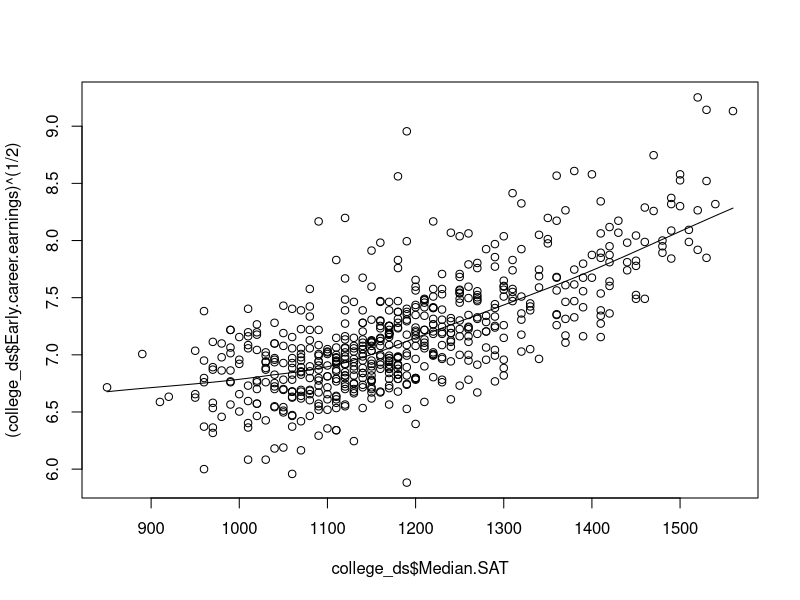
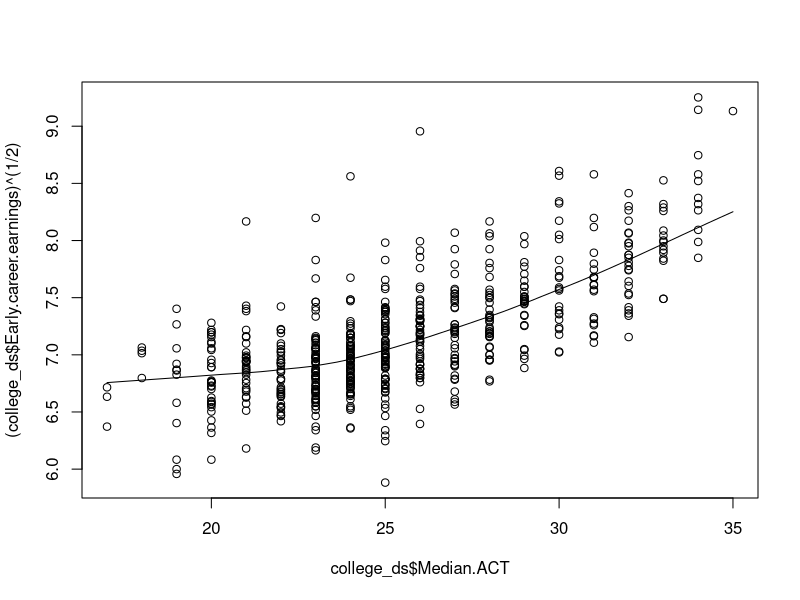
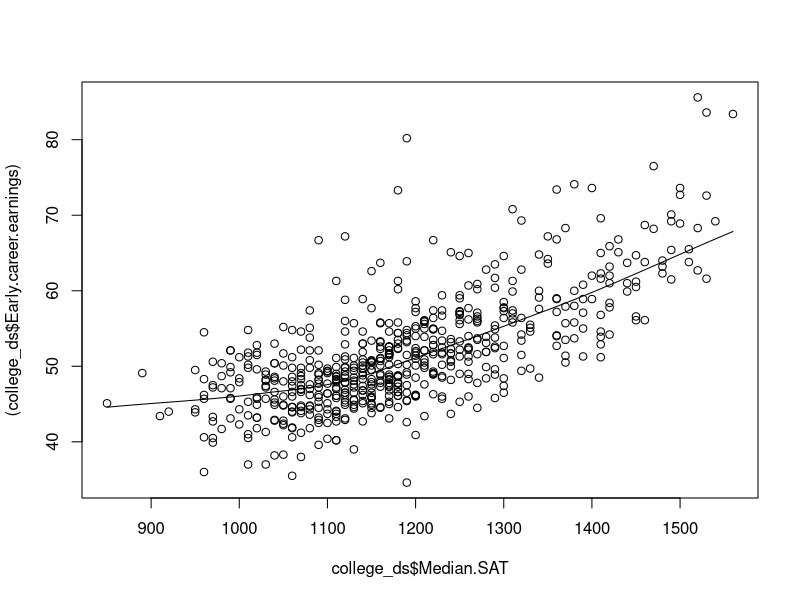
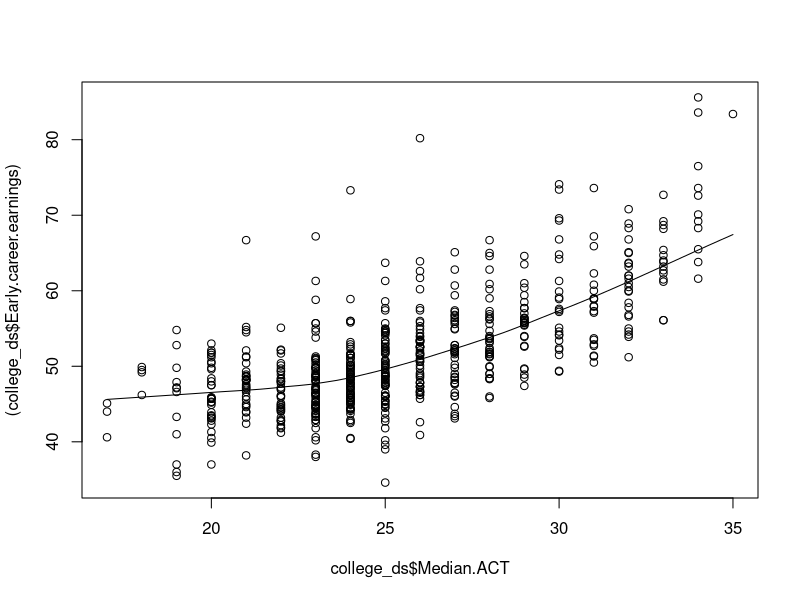
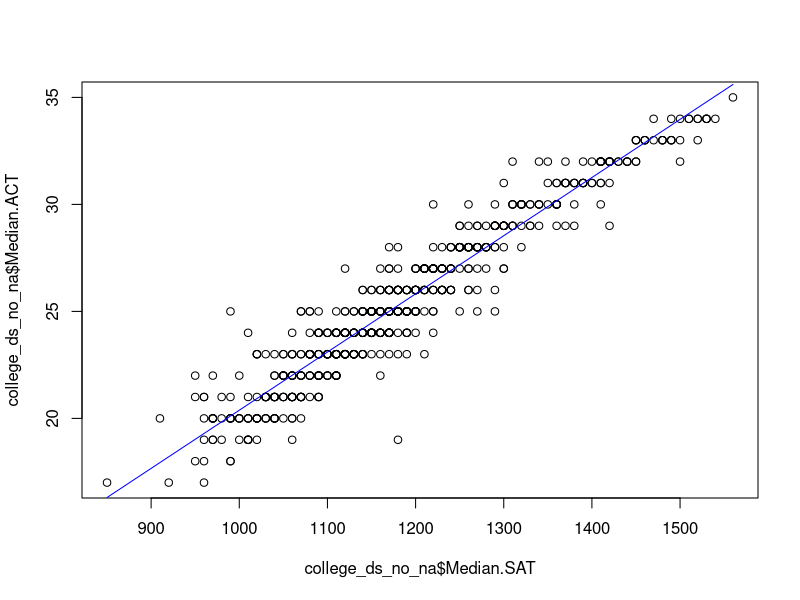
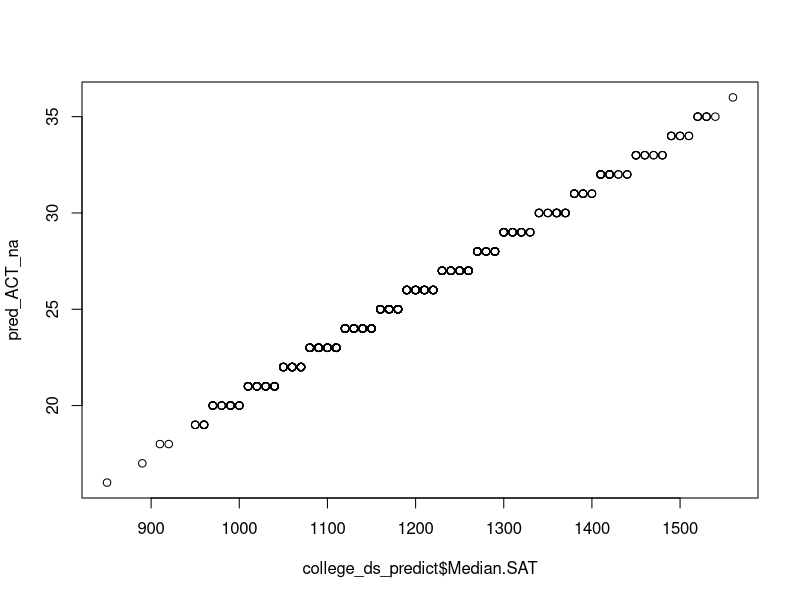
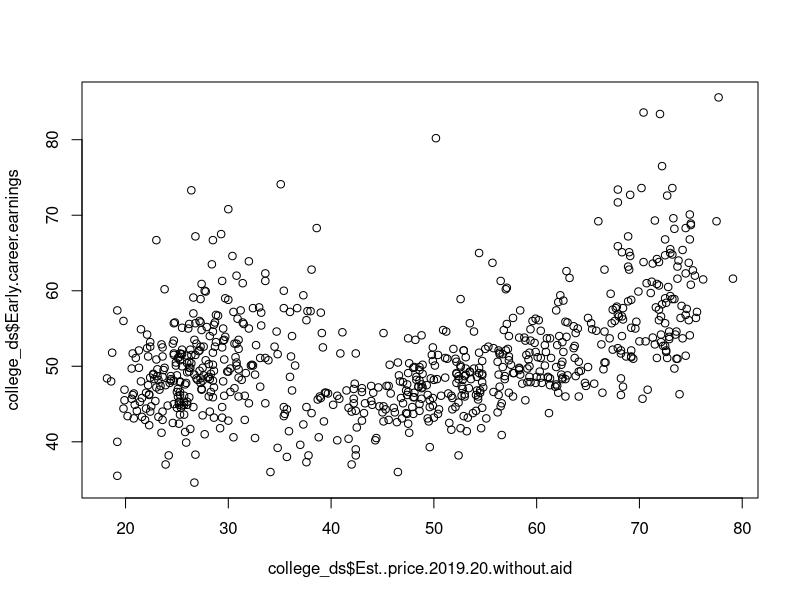
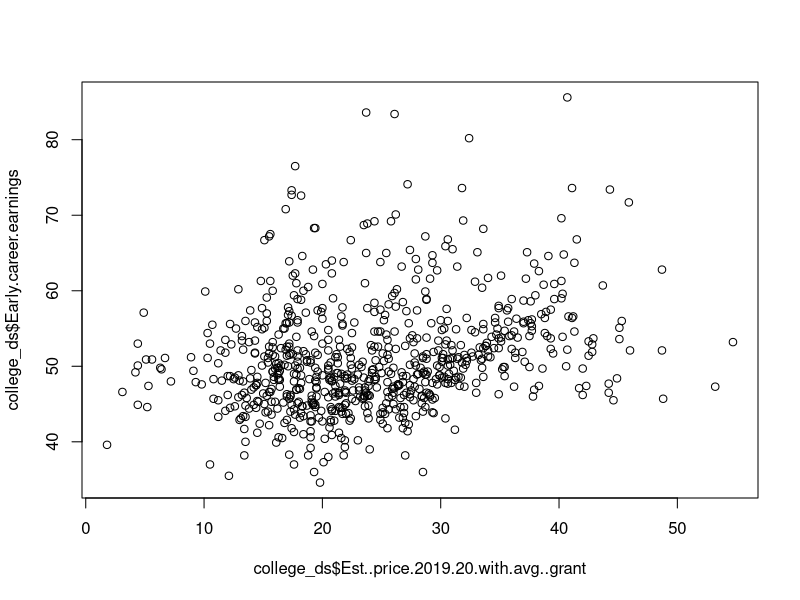

Recreate these plots in R, in order.
## ---- chunk 1
knitr::opts_chunk$set(echo = TRUE)

# This file is a sandbox. It should contain explorations with the dataset, along with useful comments for each exploration.

# It is important that each sanbox section should be documented of its purpose and methods, and should not spam the whole document (use filter, head, tail, etc.).

# The dataset of info on colleges listed
(college_ds = read.csv("data/project_data_.csv"))

# Creating blocks with include=FALSE can make space to leave comments per section, like this one.
## ---- chunk 2
# See the dataset of the best and worst 10 rankings of colleges
head(college_ds, 10)
tail(college_ds, 10)

# Plot the dataset of median SAT and median ACT per college into the reported early career earnings in that college.
# SAT score has a much higher range than ACT, so the graph looks more "continuous"
scatter.smooth(college_ds$Median.SAT, (college_ds$Early.career.earnings)^(1/2))
# ACT score has less range, so the graph looks "discrete"
scatter.smooth(college_ds$Median.ACT, (college_ds$Early.career.earnings)^(1/2))

scatter.smooth(college_ds$Median.SAT, (college_ds$Early.career.earnings))
scatter.smooth(college_ds$Median.ACT, (college_ds$Early.career.earnings))
## ---- chunk 3
# Get rows that have no NA, or only one of SAT, ACT is NA. Omit if both is NA.
college_ds_predict = subset(college_ds, !is.na(Median.SAT) | !is.na(Median.ACT))
# college_ds_no_na = subset(college_ds, !(is.na(Median.SAT) & is.na(Median.ACT)))
# Omit the row where ANY column of (SAT, ACT) is NA.
college_ds_no_na = subset(college_ds, !is.na(Median.SAT) & !is.na(Median.ACT))
corr_c_ds_act = cor(college_ds_no_na$Median.ACT, college_ds_no_na$Early.career.earnings)
corr_c_ds_sat = cor(college_ds_no_na$Median.SAT, college_ds_no_na$Early.career.earnings)
## ---- chunk 4
plot(college_ds_no_na$Median.SAT, college_ds_no_na$Median.ACT)
ACT_bounds = c(1, 36)
clamp <- function(x, bounds) {
  pmax(pmin(x, bounds[2]), bounds[1])
}
predict_ACT_lm = lm(Median.ACT ~ Median.SAT, data = college_ds_no_na)

# <not necessary>
act_pred = clamp(predict(predict_ACT_lm),ACT_bounds)
par(new = TRUE)
# Plot prediction on the trained dataset
points(college_ds_no_na$Median.SAT, act_pred, type = "l", col = "blue")
# </not necessary>
## ---- chunk 5
# Plot ACT prediction from SAT from dataset with NAs
pred_ACT_na = clamp(round(predict(predict_ACT_lm, newdata = college_ds_predict)), ACT_bounds)
plot(college_ds_predict$Median.SAT, pred_ACT_na)
names(pred_ACT_na) <- NULL

# Intersection, but only take values that are NA in college_ds_predict
# How many NA?
sum(is.na(college_ds_predict$Median.ACT))
college_ds_predict$MedACT_pred = pred_ACT_na
college_ds_predict<- within(college_ds_predict, Median.ACT[is.na(Median.ACT)] <- MedACT_pred[is.na(Median.ACT)])
college_ds_predict$MedACT_pred <- NULL
# How many NA?
sum(is.na(college_ds_predict$Median.ACT))
## ---- chunk 6
# Predict SAT based on ACT
predict_SAT_lm = lm(Median.SAT ~ Median.ACT, data = college_ds_no_na)
# Use the trained model to predict the datsset with NA
SAT_bounds = c(0,1600)
# predict, round to the nearest tenth, then clamp to the possible score
pred_SAT_na = clamp(round(predict(predict_SAT_lm, newdata= college_ds_predict)/10)*10, SAT_bounds)
college_ds_predict$MedSAT_pred = pred_SAT_na
# Intersection
college_ds_predict<- within(college_ds_predict, Median.SAT[is.na(Median.SAT)] <- MedSAT_pred[is.na(Median.SAT)])
college_ds_predict$MedSAT_pred <- NULL
## ---- chunk 7
plot(college_ds$Est..price.2019.20.without.aid, college_ds$Early.career.earnings)
cor(college_ds$Est..price.2019.20.without.aid, college_ds$Early.career.earnings)
plot(college_ds$Est..price.2019.20.with.avg..grant, college_ds$Early.career.earnings)
cor(college_ds$Est..price.2019.20.with.avg..grant, college_ds$Early.career.earnings)
plot(college_ds$X..of.students.who.get.any.grants, college_ds$Early.career.earnings)
cor(college_ds$X..of.students.who.get.any.grants, college_ds$Early.career.earnings)
## ---- chunk 8
# Assuming price w/ avg grant is price given that the student has any grant minus mean grant in that college
college_ds$Est_grant = college_ds$Est..price.2019.20.without.aid - college_ds$Est..price.2019.20.with.avg..grant

# Est_avg_price = Est_avg_price_no_aid * (1-prob_any_aid) + Est_avg_price_aid * (prob_any_aid)
college_ds$Est_avg_price = college_ds$Est..price.2019.20.with.avg..grant * college_ds$X..of.students.who.get.any.grants +
  college_ds$Est..price.2019.20.without.aid * (1-college_ds$X..of.students.who.get.any.grants)
college_ds_no_na$Est_avg_price = college_ds_no_na$Est..price.2019.20.with.avg..grant * college_ds_no_na$X..of.students.who.get.any.grants +
  college_ds_no_na$Est..price.2019.20.without.aid * (1-college_ds_no_na$X..of.students.who.get.any.grants)
plot(college_ds$Est_grant, college_ds$Early.career.earnings)
cor(college_ds$Est_grant, college_ds$Early.career.earnings)
# 0.4905114 (college_ds$Est_avg_price)
trans_avg_price = (college_ds$Est_avg_price)
# 0.4905114 (log(college_ds$Early.career.earnings))
trans_early_career = (log(college_ds$Early.career.earnings))
scatter.smooth(trans_avg_price, trans_early_career)
cor(trans_avg_price, trans_early_career)

## ---- chunk 9
# ^(1/1,95)
# [1] 0.7101986
# [1] 0.6852481
trans_early_career_earnings = (college_ds_no_na$Early.career.earnings)^(1/2)
x_trans <- function(x) {
  return((x))
}
# SAT score has a much higher range than ACT, so the graph looks more "continuous"
scatter.smooth(x_trans(college_ds_no_na$Median.SAT), trans_early_career_earnings)
# ACT score has less range, so the graph looks "discrete"
scatter.smooth(x_trans(college_ds_no_na$Median.ACT), trans_early_career_earnings)

scatter.smooth(x_trans(college_ds_no_na$Median.SAT), (college_ds_no_na$Early.career.earnings))
scatter.smooth(x_trans(college_ds_no_na$Median.ACT), (college_ds_no_na$Early.career.earnings))

# SAT score has a much higher range than ACT, so the graph looks more "continuous"
cor(x_trans(college_ds_no_na$Median.SAT), trans_early_career_earnings)
# ACT score has less range, so the graph looks "discrete"
cor(x_trans(college_ds_no_na$Median.ACT), trans_early_career_earnings)

cor(x_trans(college_ds_no_na$Median.SAT), (college_ds_no_na$Early.career.earnings))
cor(x_trans(college_ds_no_na$Median.ACT), (college_ds_no_na$Early.career.earnings))

college_ds_no_na$score_ratio = (college_ds_no_na$Median.ACT-min(college_ds_no_na$Median.ACT))/
  (college_ds_no_na$Median.SAT - min(college_ds_no_na$Median.SAT))

scatter.smooth(x_trans(college_ds_no_na$score_ratio), trans_early_career_earnings)
cor(x_trans(college_ds_no_na$score_ratio), trans_early_career_earnings)

scatter.smooth(x_trans(college_ds_no_na$score_ratio), college_ds_no_na$Early.career.earnings)
cor(x_trans(college_ds_no_na$score_ratio), college_ds_no_na$Early.career.earnings)

hist((college_ds$X..of.students.who.get.any.grants)^2.1)
## ---- chunk 10
lg.SAT_ece = lm(college_ds_no_na$Early.career.earnings ~ college_ds_no_na$Median.SAT)
# summary(lg.SAT_ece)
lg.ACT_ece = lm(college_ds_no_na$Early.career.earnings ~ college_ds_no_na$Median.ACT)
# summary(lg.ACT_ece)

plot(college_ds_no_na$Median.SAT, college_ds_no_na$Early.career.earnings, xlab = "Median SAT score", ylab = "Early career earning (* $10^4)")
par(new = FALSE)
pred_sat_ece = predict(lg.SAT_ece)
points(x = college_ds_no_na$Median.SAT, y = pred_sat_ece, type = "l", col = "red", xlab = "Median SAT score", ylab = "Early career earning (* $10^4)")

plot(college_ds_no_na$Median.ACT, college_ds_no_na$Early.career.earnings, xlab = "Median ACT score", ylab = "Early career earning (* $10^4)")
par(new = FALSE)
pred_act_ece = predict(lg.ACT_ece)
points(x = college_ds_no_na$Median.ACT, y = pred_act_ece, type = "l", col = "red", xlab = "Median ACT score", ylab = "Early career earning (* $10^4)")

summary(lg.SAT_ece)
summary(lg.ACT_ece)
lg.SAT_ACT_ece = lm(college_ds_no_na$Early.career.earnings ~ college_ds_no_na$Median.ACT + college_ds_no_na$Median.SAT)
summary(lg.SAT_ACT_ece)
lg.scaled_SAT_ACT_ece = lm(college_ds_no_na$Early.career.earnings ~ (pred_act_ece) + pred_sat_ece)
summary(lg.scaled_SAT_ACT_ece)
plot(college_ds_no_na$Early.career.earnings, resid(lg.scaled_SAT_ACT_ece))
plot(college_ds_no_na$Est_avg_price, resid(lg.scaled_SAT_ACT_ece))
#plot(college_ds_no_na, resid(lg.scaled_SAT_ACT_ece))
## ---- chunk 11
scatter.smooth(college_ds_no_na$Est_avg_price, college_ds_no_na$Median.SAT)
scatter.smooth(college_ds_no_na$Est_avg_price, college_ds_no_na$Median.ACT)
lg.avg_price_SAT = lm(college_ds_no_na$Est_avg_price ~ college_ds_no_na$Median.SAT)
summary(lg.avg_price_SAT)

cor(college_ds_no_na$Est_avg_price, college_ds_no_na$Median.SAT)
cor(college_ds_no_na$Est_avg_price, college_ds_no_na$Median.ACT)

scatter.smooth(college_ds_no_na$Est..price.2019.20.with.avg..grant, college_ds_no_na$Median.SAT)
scatter.smooth(college_ds_no_na$Est..price.2019.20.with.avg..grant, college_ds_no_na$Median.ACT)
cor(college_ds_no_na$Est..price.2019.20.with.avg..grant, college_ds_no_na$Median.SAT)
cor(college_ds_no_na$Est..price.2019.20.with.avg..grant, college_ds_no_na$Median.ACT)


scatter.smooth(college_ds_no_na$Est_avg_price, college_ds_no_na$X..of.students.who.get.any.grants)
cor(college_ds_no_na$Est_avg_price, college_ds_no_na$X..of.students.who.get.any.grants)

# 0.3689321
scatter.smooth(log(college_ds$Est_grant), (college_ds$Early.career.earnings))
cor(log(college_ds$Est_grant), (college_ds$Early.career.earnings))

get_score <- function(df) {
  score = df$Est_avg_price
}
## ---- chunk 12
hist(college_ds$Early.career.earnings, xlab = "early career earnings (x $1000)", main = "Early career earnings")

hist(college_ds$Median.SAT, xlab = "SAT score", main = "SAT score")
hist(college_ds$Median.ACT, xlab = "ACT score", main = "ACT score")
boxplot(college_ds$Early.career.earnings)
boxplot(college_ds$Median.SAT)
boxplot(college_ds$Median.ACT)
## ---- chunk 13
private_college = subset(college_ds_no_na, is.public == 0)
cor(private_college$Median.ACT, private_college$Early.career.earnings)
cor(private_college$Median.SAT, private_college$Early.career.earnings)
hist(private_college$Early.career.earnings)
hist(private_college$Median.ACT)
hist(private_college$Median.SAT)
public_college = subset(college_ds_no_na, is.public == 1)
cor(public_college$Median.ACT, public_college$Early.career.earnings)
cor(public_college$Median.SAT, public_college$Early.career.earnings)
hist(public_college$Early.career.earnings)
hist(public_college$Median.ACT)
hist(public_college$Median.SAT)


## ---- chunk 14
# Freq of private and public counterparts
hist_gen <- function(red, blue, x_lab, title) {
  x_bounds = c(min(min(red), min(blue)), max(max(red), max(blue)))
  blue_data = hist(blue, plot = FALSE)
  red_data = hist(red, plot = FALSE)
  y_bounds = c(min(min(blue_data$density), min(red_data$density)), max(max(blue_data$density), max(red_data$density)))
  print(sprintf("red sum: %f, blue sum: %f", sum(red_data$density), sum(blue_data$density)))
  plot(blue_data$mids, blue_data$density, xlim=x_bounds, ylim = y_bounds,
       xlab = x_lab, ylab = "probability", main = title, col = "blue", type = "l")
  par(new = TRUE)
  plot(red_data$mids, red_data$density, xlim = x_bounds, ylim = y_bounds,
       xlab = x_lab, ylab = "probability", main = title, col = "red", type = "l")
}
hist_gen(private_college$Median.SAT, public_college$Median.SAT, "SAT score", "public (blue) vs private (red) SAT req")
hist_gen(private_college$Median.ACT, public_college$Median.ACT, "ACT score", "public (blue) vs private (red) ACT req")
hist_gen(private_college$Early.career.earnings, public_college$Early.career.earnings, "Early career earning (x $1000)", "public (blue) vs private (red) ECE")
## ---- chunk 15
plot(college_ds_no_na$Median.SAT, college_ds_no_na$Early.career.earnings, xlab = "Median SAT score", ylab = "Early career earning (* $10^4)")
par(new = FALSE)
pred_sat_ece = predict(lg.SAT_ece)
points(x = college_ds_no_na$Median.SAT, y = pred_sat_ece, type = "l", col = "red", xlab = "Median SAT score", ylab = "Early career earning (* $10^4)")

plot(college_ds_no_na$Median.SAT,resid(lg.SAT_ece), ylab = "residual", xlab = "MSAT", main = "Estimate residuals")

hist_gen(pred_sat_ece, college_ds_no_na$Early.career.earnings, x_lab = "ECE (x $1000)", "predicted (red) vs data (blue) ECE histogram")

# anova(lg.SAT_ece)
summary(lg.SAT_ece)
# anova(lg.ACT_ece)
hist(resid(lg.SAT_ece))
# t.test(resid(lg.SAT_ece),mu = 0, alternative = "t")
anova(lg.SAT_ece)
